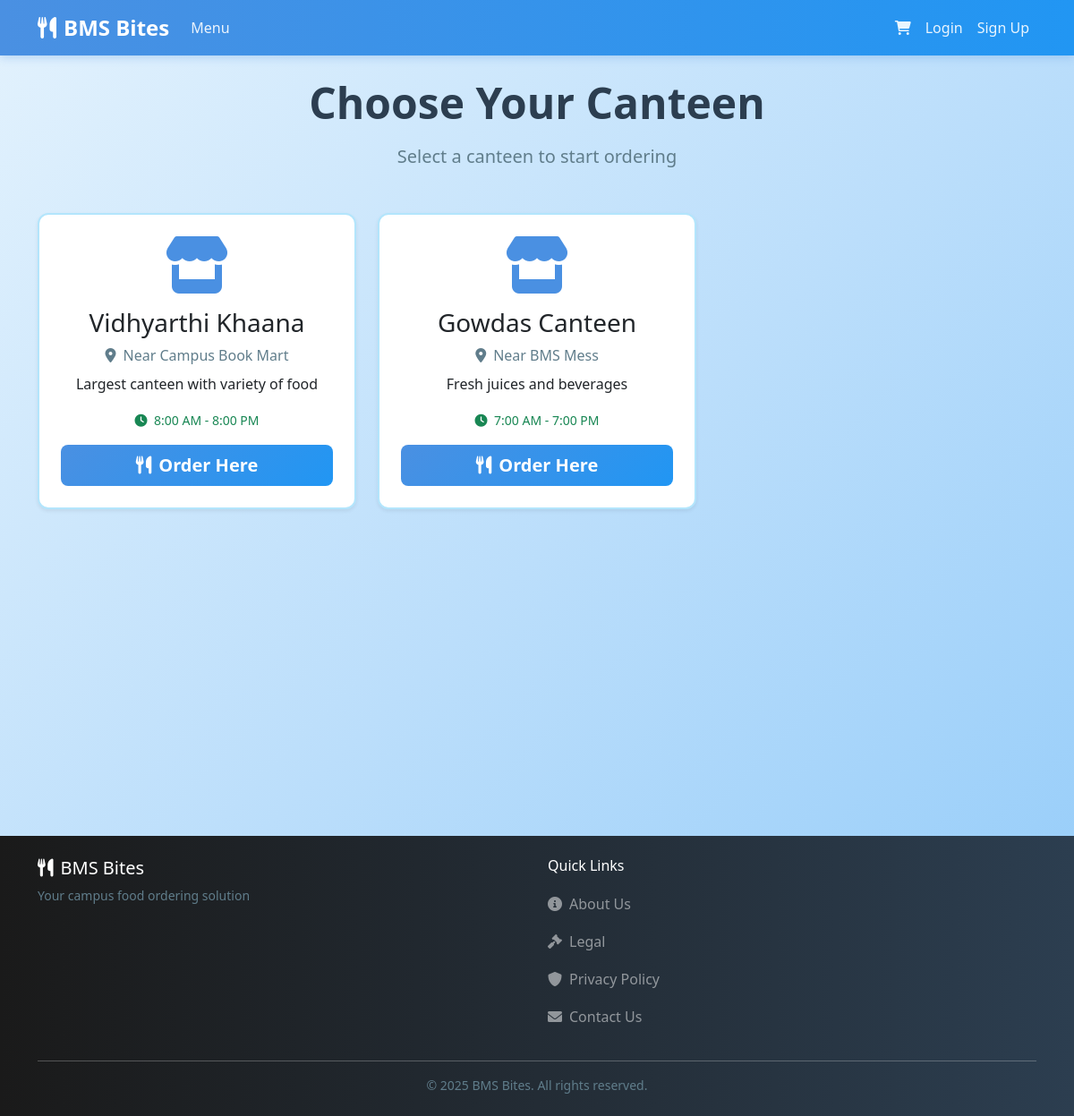
The app's page /canteens, older data.
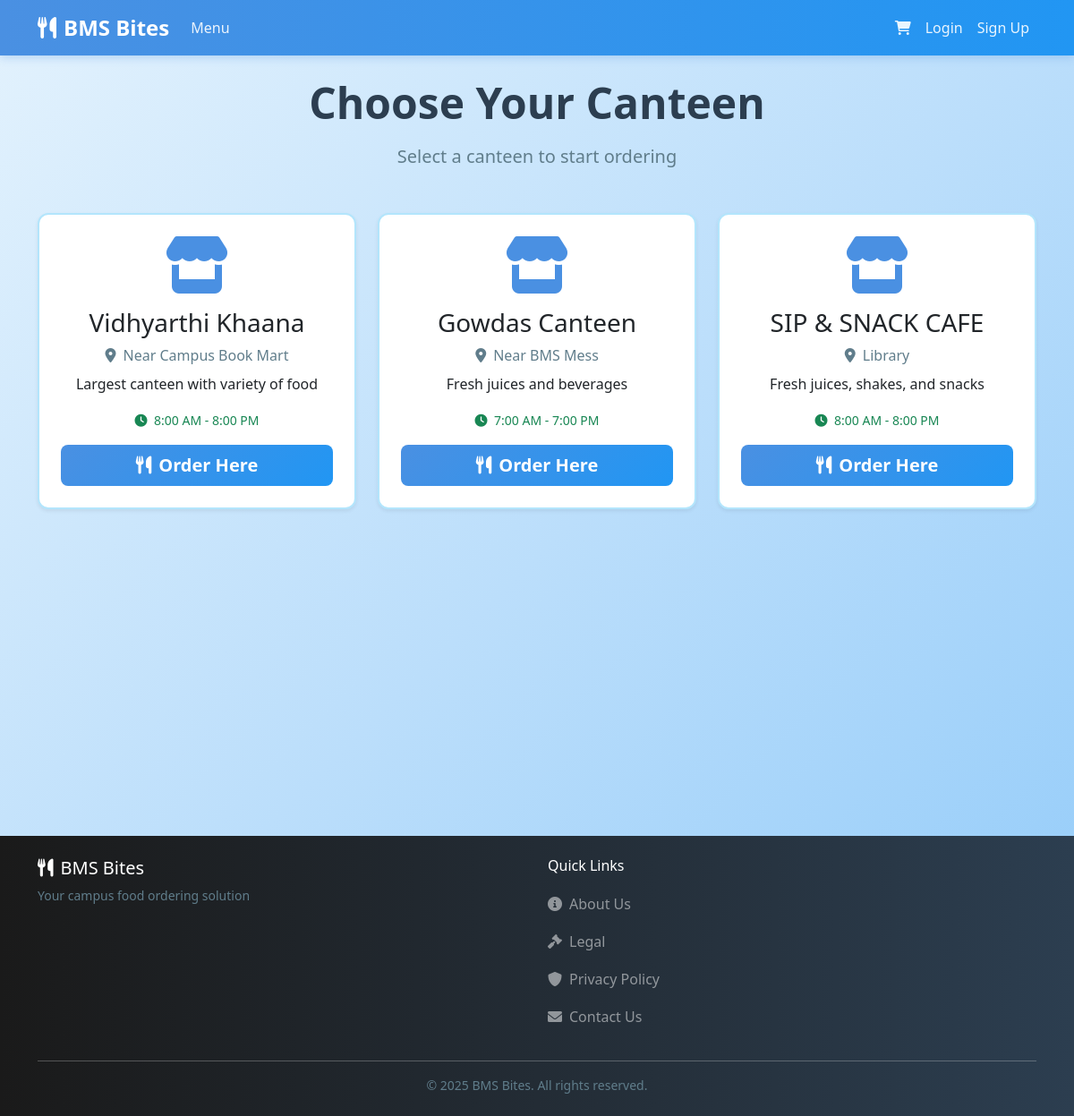
The same page, newer data.
### tables this page shows
CREATE TABLE canteens (
    id INTEGER PRIMARY KEY AUTOINCREMENT,
    name TEXT NOT NULL,
    location TEXT NOT NULL,
    description TEXT,
    opening_time TEXT,
    closing_time TEXT,
    is_open BOOLEAN DEFAULT 1,
    created_at TIMESTAMP DEFAULT CURRENT_TIMESTAMP
);

### routes/main.py (the view)
@main_bp.route('/canteens')
def canteens():
    canteens_list = menu_mgr.get_canteens()
    return render_template('canteens.html', canteens=canteens_list)

### app.py (called while the page is built)
@app.context_processor
def inject_session():
    return dict(session=session)

### utils/menu_manager.py (called while the page is built)
    def get_canteens(self):
        conn = sqlite3.connect(self.db_path)
        df = pd.read_sql_query("SELECT * FROM canteens WHERE is_open=1", conn)
        conn.close()
        return df.to_dict('records')

### templates/canteens.html (shortened to what this page needs)
{% extends "layout.html" %}
{% block content %}
<div class="text-center mb-5">
    <h2 class="display-5 fw-bold mb-3">Choose Your Canteen</h2>
    <p class="lead text-muted">Select a canteen to start ordering</p>
</div>
<div class="row row-cols-1 row-cols-md-3 g-4">
    {% for canteen in canteens %}
    <div class="col">
        <div class="card h-100 shadow-sm hover-card">
            <div class="card-body text-center p-4">
                <div class="mb-3">
                    <i class="fas fa-store fa-4x text-primary"></i>
                </div>
                <h3 class="card-title">{{ canteen['name'] }}</h3>
                <p class="text-muted mb-2">
                    <i class="fas fa-map-marker-alt me-2"></i>{{ canteen['location'] }}
                </p>
                <p class="card-text">{{ canteen['description'] }}</p>
                <div class="mb-3">
                    <small class="text-success">
                        <i class="fas fa-clock me-1"></i>
                        {{ canteen['opening_time'] }} - {{ canteen['closing_time'] }}
                    </small>
                </div>
                <a href="{{ url_for('main.select_canteen', canteen_id=canteen['id']) }}"
                    class="btn btn-primary btn-lg w-100">
                    <i class="fas fa-utensils me-2"></i>Order Here
                </a>
            </div>
        </div>
    </div>
    {% endfor %}
</div>
{% endblock %}

Row changes from the older to the newer data that the page shows:
added canteens: name "SIP & SNACK CAFE", location "Library", description "Fresh juices, shakes, and snacks", opening_time "8:00 AM", closing_time "8:00 PM"
